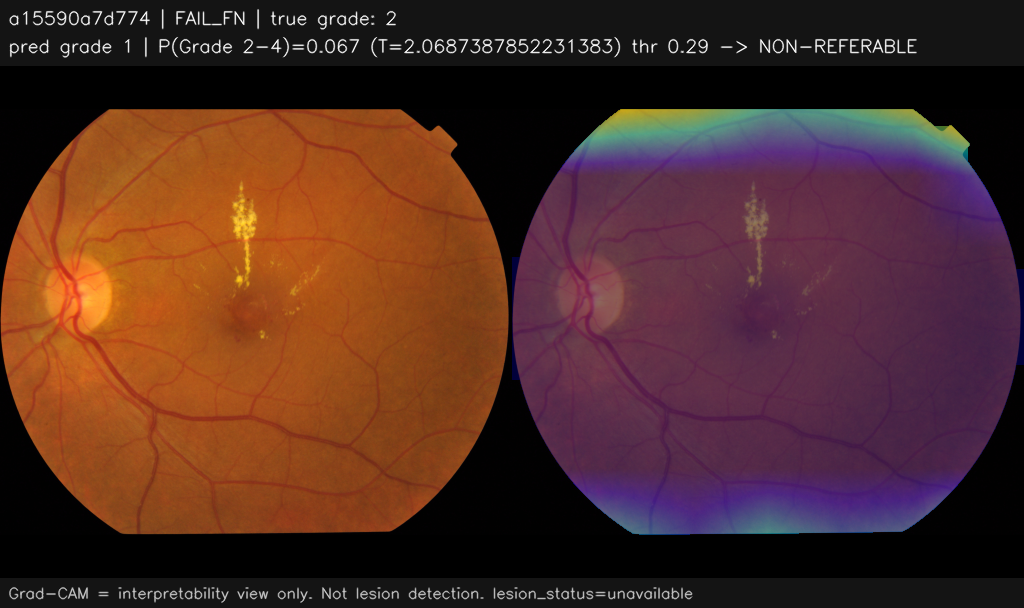
#> input picture ml/weights/GRADCAM/overlays/FAIL_FN_a15590a7d774_g2_p0.07.png, 1024 x 608 px
$ python -i preprocessing.py   (imports and definitions only)
#> lines starting #> are read from the running program, lines starting #| are printed output that depends on the picture; after the words box and inside, x2 and y2 are one past the last pixel; in counts of white or black regions, pixels touching at a corner belong together
#> further down, picture is the input picture: shape (608, 1024, 3); mean B, G, R 38.4, 44.8, 80.7
"""
Production Preprocessing Pipeline for Fundus Retinal Images.
Prepares raw user uploads for model inference and Grad-CAM generation.
"""
from dataclasses import dataclass
from typing import Tuple, Optional
import cv2
import numpy as np
import torch


@dataclass
class PreprocessConfig:
    """
    Canonical preprocessing configuration to maintain strict parity
    between ML training (Colab) and FastAPI runtime inference.
    """
    image_size: Tuple[int, int] = (224, 224)
    crop_tolerance: int = 10
    ben_graham_sigma: int = 10
    apply_clahe: bool = False
    clahe_clip_limit: float = 2.0
    clahe_grid_size: Tuple[int, int] = (8, 8)
    channel_order: str = "RGB"
    mean: Tuple[float, float, float] = (0.485, 0.456, 0.406)
    std: Tuple[float, float, float] = (0.229, 0.224, 0.225)


DEFAULT_PREPROCESS_CONFIG = PreprocessConfig()


def crop_fundus_circle(img: np.ndarray, tol: int = 10) -> np.ndarray:
    """
    Crops out unexposed black margins surrounding the circular fundus lens.
    """
#> called with tol = 10
    if img.ndim not in (2, 3):
        raise ValueError("Expected a grayscale or three-channel image.")
    # Frozen dr_infer.crop_pad_512 crops on max(channel)>10, not grayscale;
    # this preserves the exact field bounds for saturated red/blue pixels.
    mask = img > tol if img.ndim == 2 else np.max(img, axis=2) > tol
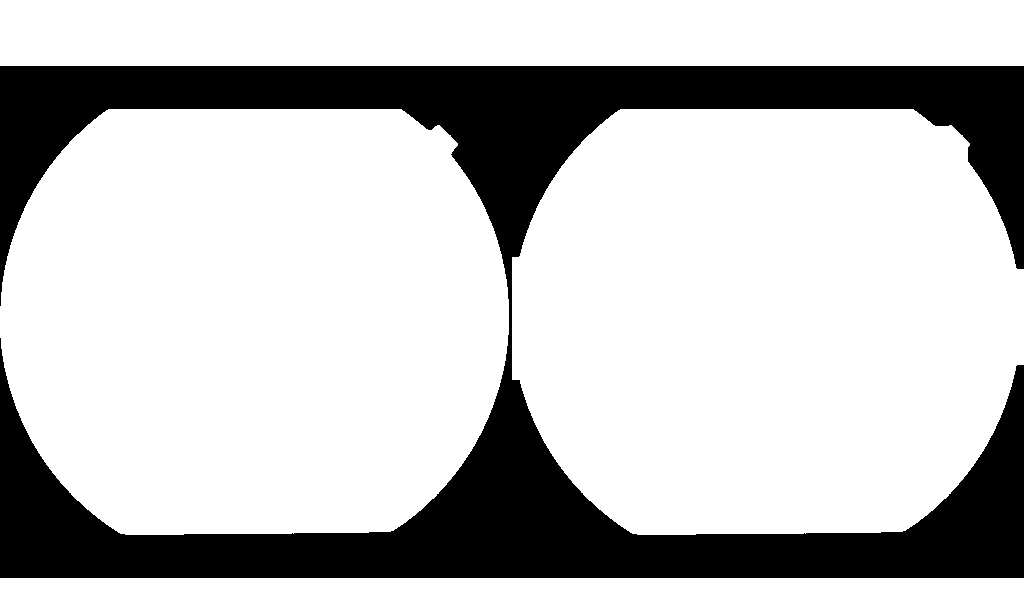
#> mask: shape (608, 1024) bool; 76.3% white; 1 black region, box (x1, y1, x2, y2) and area: (0, 66, 1024, 578) 147574
    if np.count_nonzero(mask) <= 0.05 * mask.size:
        return img
    coords = np.argwhere(mask)
#> coords = 475018 pairs, first value 0 to 607, second value 0 to 1023
    if coords.size == 0:
        return img
    y0, x0 = coords.min(axis=0)
#> y0 = 0; x0 = 0
    y1, x1 = coords.max(axis=0) + 1
#> y1 = 608; x1 = 1024
    return img[y0:y1, x0:x1]


def crop_pad_512(img: np.ndarray, target_size: int = 512, tol: int = 10) -> np.ndarray:
    """
    E2 Validated Preprocessing Stage 1:
    Crops out unexposed black margins surrounding the circular fundus lens,
    then pads the image into a square target_size x target_size (512x512) array.
    """
    img_cropped = crop_fundus_circle(img, tol=tol)
    h, w = img_cropped.shape[:2]
#> h = 608; w = 1024
    max_dim = max(h, w)
#> max_dim = 1024
    square = np.zeros((max_dim, max_dim, 3), dtype=img_cropped.dtype)
    y_off = (max_dim - h) // 2
#> y_off = 208
    x_off = (max_dim - w) // 2
#> x_off = 0
    square[y_off:y_off + h, x_off:x_off + w] = img_cropped
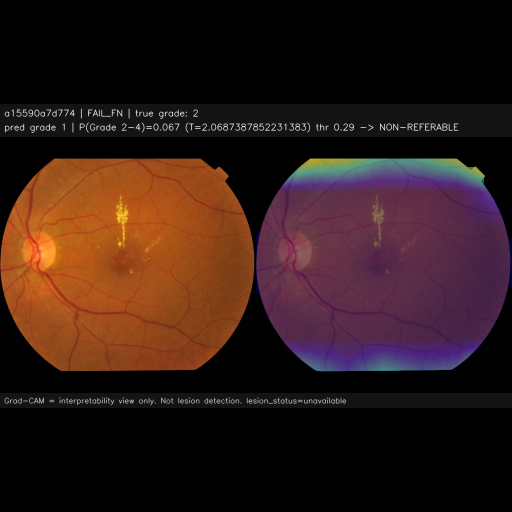
#> square: shape (1024, 1024, 3) (shown at 1/2 size); mean B, G, R 22.8, 26.6, 47.9
    return cv2.resize(square, (target_size, target_size), interpolation=cv2.INTER_AREA)
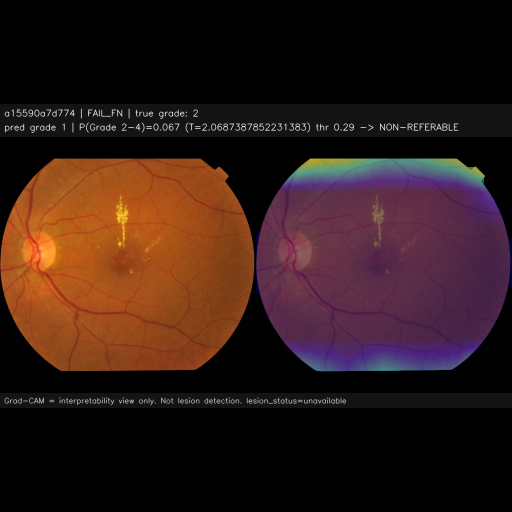
#> returned value: shape (512, 512, 3); mean of channels 0, 1, 2 22.8, 26.6, 47.9; drawn as B, G, R


def apply_ben_graham(img: np.ndarray, sigmaX: int = 10) -> np.ndarray:
    """
    Ben Graham illumination normalization helper (retained for auxiliary tools/analysis).
    """
    blurred = cv2.GaussianBlur(img, (0, 0), sigmaX)
    return cv2.addWeighted(img, 4, blurred, -4, 128)


def preprocess_fundus_image(
    image_bytes_or_array,
    config: Optional[PreprocessConfig] = None,
    target_size: Optional[Tuple[int, int]] = None
) -> Tuple[torch.Tensor, np.ndarray]:
    """
    Production E2 Preprocessing Pipeline:
    crop_pad_512 -> resize -> ImageNet normalization.
    """
    if config is None:
        config = DEFAULT_PREPROCESS_CONFIG
    image_size = target_size or config.image_size
    if isinstance(image_bytes_or_array, (bytes, bytearray)):
        nparr = np.frombuffer(image_bytes_or_array, np.uint8)
        img = cv2.imdecode(nparr, cv2.IMREAD_COLOR)
        if img is None:
            raise ValueError("Invalid image bytes: Unable to decode fundus image.")
        img = cv2.cvtColor(img, cv2.COLOR_BGR2RGB)
    elif isinstance(image_bytes_or_array, np.ndarray):
        img = image_bytes_or_array.copy()
        if img.shape[2] == 4:  # RGBA
            img = cv2.cvtColor(img, cv2.COLOR_RGBA2RGB)
    else:
        raise TypeError("Input must be raw bytes or numpy.ndarray")

    # 1. Validated E2 preprocessing: crop_pad_512
    img_512 = crop_pad_512(img, target_size=512, tol=config.crop_tolerance)

    # 2. Resize to model input size (224x224)
    processed_rgb = cv2.resize(img_512, image_size, interpolation=cv2.INTER_AREA)

    # 3. Normalize for PyTorch (ImageNet mean & std)
    mean = np.array(config.mean, dtype=np.float32)
    std = np.array(config.std, dtype=np.float32)
    norm_img = (processed_rgb.astype(np.float32) / 255.0 - mean) / std

    # Convert to Tensor [1, 3, H, W]
#> (the run stopped early here; a loop or call above may not have finished)

$ run again, on ml/weights/GRADCAM/overlays/FAIL_FP_7bf981d9c7fe_g1_p0.54.png
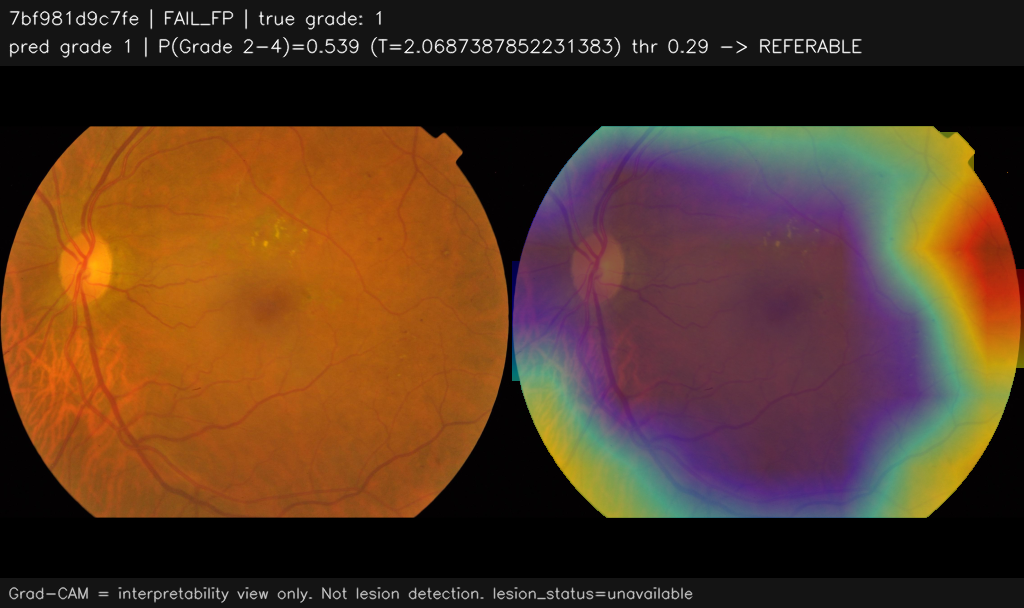
#> input picture ml/weights/GRADCAM/overlays/FAIL_FP_7bf981d9c7fe_g1_p0.54.png, 1024 x 608 px
#> picture is the input picture: shape (608, 1024, 3); mean B, G, R 35.4, 55.4, 85.5
#> in crop_fundus_circle, `mask = img > tol if img.ndim == 2 else np.max(img, axis=2) > tol`:
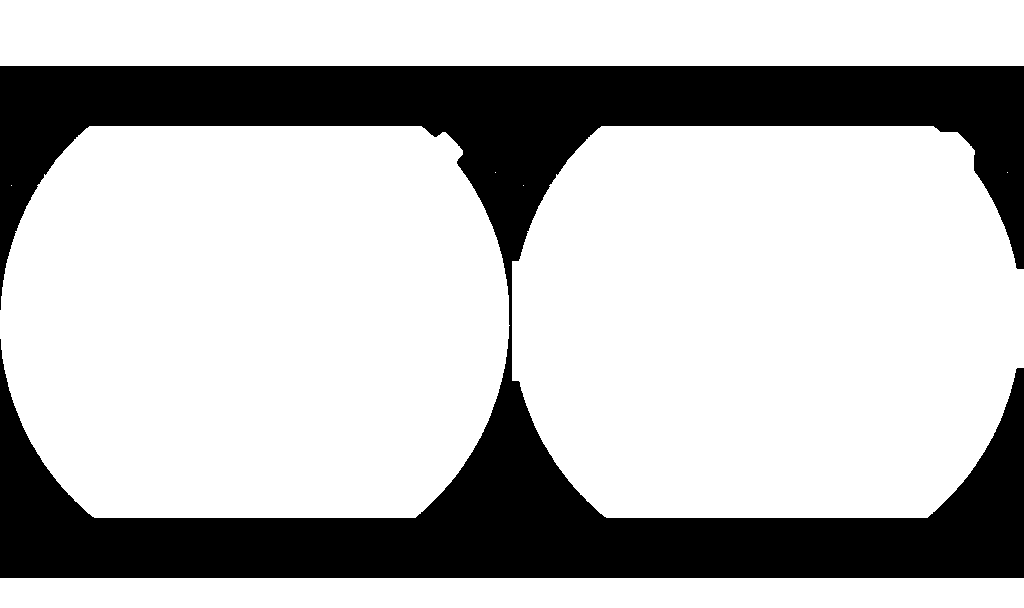
#> mask: shape (608, 1024) bool; 73.2% white; 1 black region, box (x1, y1, x2, y2) and area: (0, 66, 1024, 578) 167002
#> coords = 455590 pairs, first value 0 to 607, second value 0 to 1023
#> y0 = 0
#> y1 = 608; x1 = 1024
#> in crop_pad_512, `return cv2.resize(square, (target_size, target_size), interpolation=cv..`:
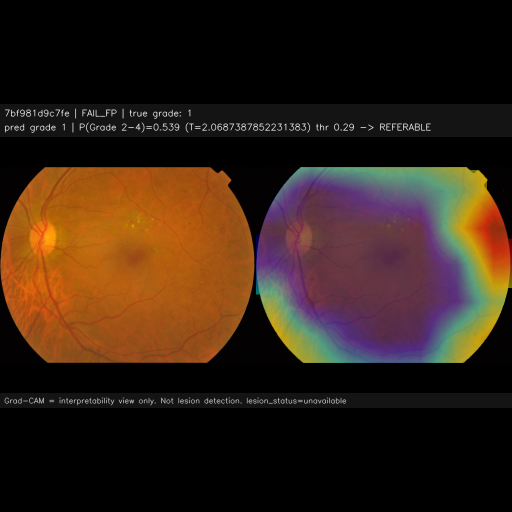
#> returned value: shape (512, 512, 3); mean of channels 0, 1, 2 21.1, 32.9, 50.8; drawn as B, G, R

$ run again, on ml/weights/GRADCAM/overlays/FAIL_FP_f7fec8935126_g1_p0.83.png
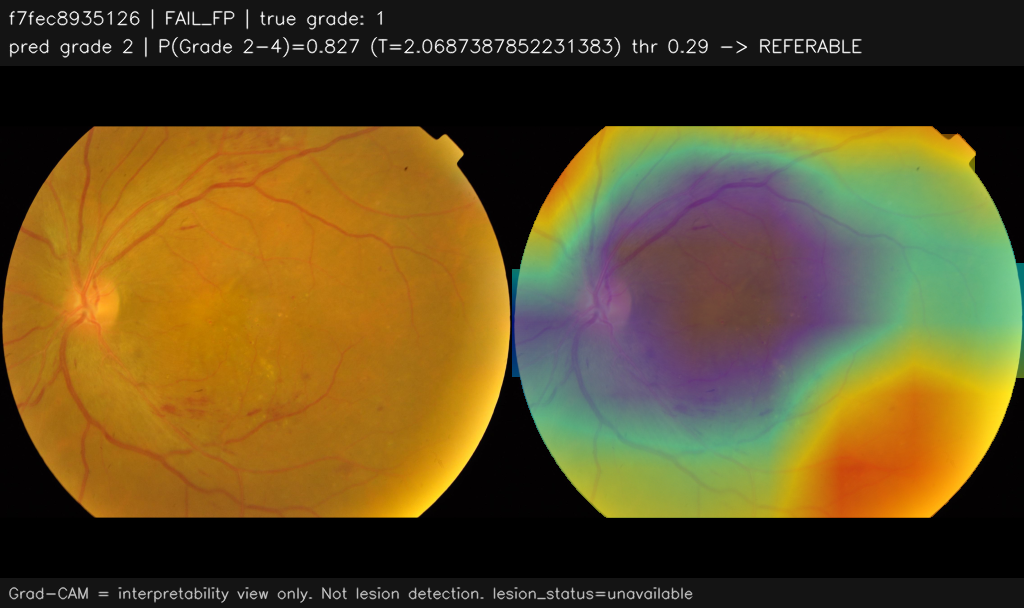
#> input picture ml/weights/GRADCAM/overlays/FAIL_FP_f7fec8935126_g1_p0.83.png, 1024 x 608 px
#> picture is the input picture: shape (608, 1024, 3); mean B, G, R 35.6, 77.3, 95.4
#> in crop_fundus_circle, `mask = img > tol if img.ndim == 2 else np.max(img, axis=2) > tol`:
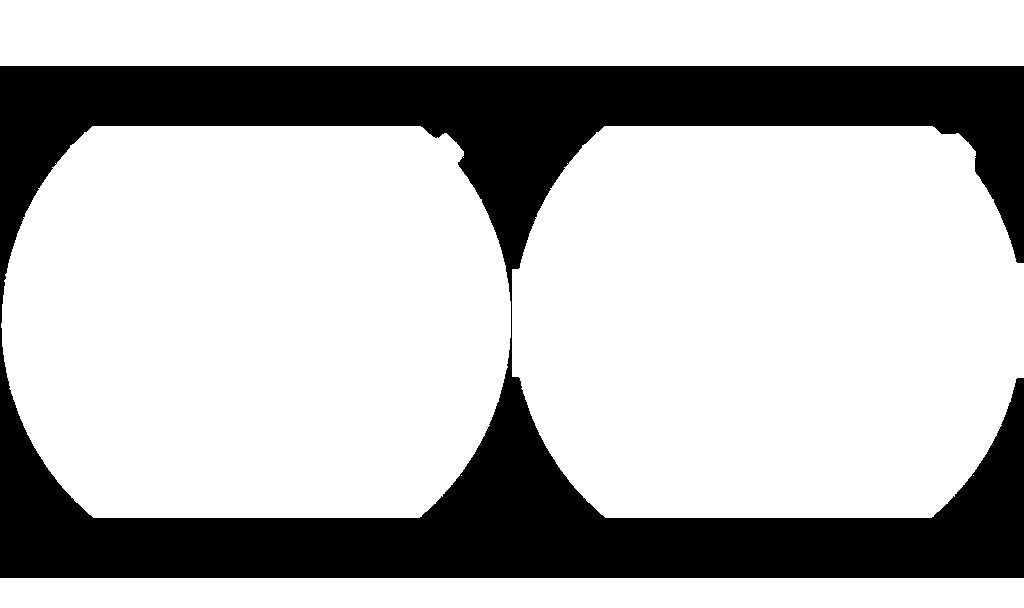
#> mask: shape (608, 1024) bool; 73.2% white; 1 black region, box (x1, y1, x2, y2) and area: (0, 66, 1024, 578) 166826
#> coords = 455766 pairs, first value 0 to 607, second value 0 to 1023
#> y0 = 0
#> y1 = 608; x1 = 1024
#> in crop_pad_512, `return cv2.resize(square, (target_size, target_size), interpolation=cv..`:
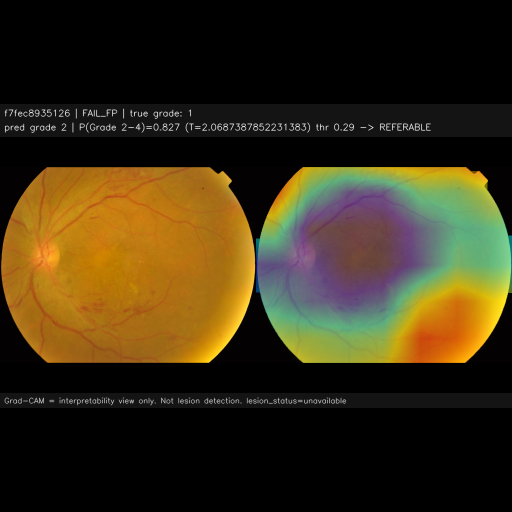
#> returned value: shape (512, 512, 3); mean of channels 0, 1, 2 21.2, 45.9, 56.7; drawn as B, G, R
